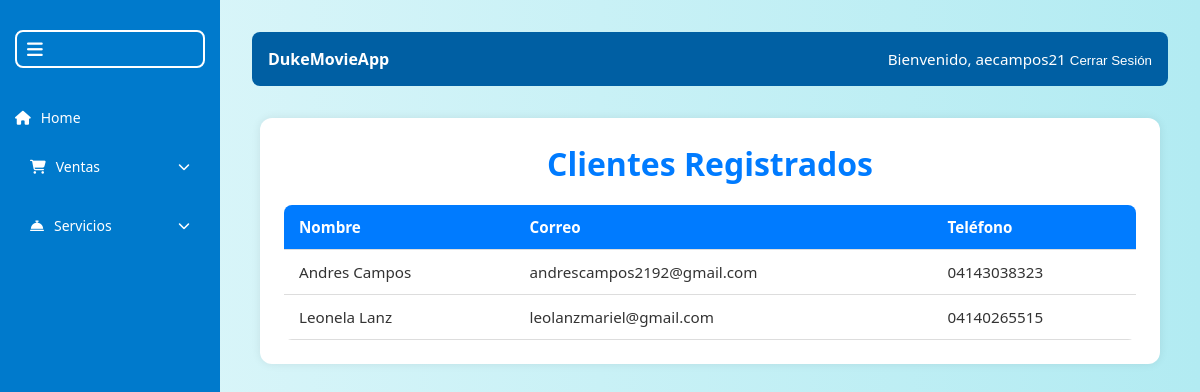
Screenshot of /crud/listar_clientes/ (signed in) with the database file from the repository.
### crud/models.py (models this page shows, shortened)
class Cliente(models.Model):
    nombre = models.CharField(max_length=100)
    correo = models.EmailField()
    telefono = models.CharField(max_length=15, blank=True, null=True)  # Agregado el campo teléfono

### crud/views.py (the view)
# urls.py: path('listar_clientes/', listar_clientes, name='listar_clientes'),
@login_required
def listar_clientes(request):
    clientes = Cliente.objects.all()
    return render(request, 'crud/listar_clientes.html', {'clientes': clientes})

### crud/templates/crud/listar_clientes.html
{% extends 'base.html' %}
{% block content %}
<div class="table-container">
    <h2 class="titulo">Clientes Registrados</h2>
    <div class="table-wrapper">
        <table class="styled-table">
            <thead>
                <tr>
                    <th>Nombre</th>
                    <th>Correo</th>
                    <th>Teléfono</th>
                </tr>
            </thead>
            <tbody>
                {% for cliente in clientes %}
                <tr>
                    <td>{{ cliente.nombre }}</td>
                    <td>{{ cliente.correo }}</td>
                    <td>{{ cliente.telefono }}</td>
                </tr>
                {% empty %}
                <tr>
                    <td colspan="3">No hay clientes registrados.</td>
                </tr>
                {% endfor %}
            </tbody>
        </table>
    </div>
</div>
{% endblock %}

### crud/templates/base.html (shortened to what this page needs)
{% load static %}
<!DOCTYPE html>
<html lang="es">
<head>
    <link rel="stylesheet" href="{% static 'css/styles.css' %}">
    <link rel="stylesheet" href="https://cdnjs.cloudflare.com/ajax/libs/font-awesome/6.5.0/css/all.min.css">
</head>
<body>
{% if user.is_authenticated %}
<div class="sidebar {% if sidebar_collapsed %}collapsed{% endif %}">
    <div class="toggle-btn" onclick="toggleSidebar()">
        <i class="fas fa-bars"></i>
    </div>
    <ul class="menu">
        <li>
            <a href="{% url 'dashboard' %}" class="{% if request.resolver_match.url_name == 'dashboard' %}active{% endif %}">
                <i class="fas fa-home"></i>
                <span class="menu-text">Home</span>
            </a>
        </li>
        <li class="has-submenu">
            <a href="#" onclick="toggleSubMenu('ventas-submenu')">
                <i class="fas fa-shopping-cart"></i>
                <span class="menu-text">Ventas</span>
                <i class="fas fa-chevron-down submenu-arrow"></i>
            </a>
        </li>
        <li class="has-submenu">
            <a href="#" onclick="toggleSubMenu('servicios-submenu')">
                <i class="fas fa-concierge-bell"></i>
                <span class="menu-text">Servicios</span>
                <i class="fas fa-chevron-down submenu-arrow"></i>
            </a>
        </li>
    </ul>
</div>
{% endif %}
<div class="{% if user.is_authenticated %}main-content{% else %}unauth-content{% endif %} {% if sidebar_collapsed %}collapsed{% endif %}">
    {% if user.is_authenticated %}
        <div class="top-bar">
            <div><strong>DukeMovieApp</strong></div>
            <div class="user-info">
                Bienvenido, {{ user.username }}
                <form id="logout-form" action="{% url 'logout' %}" method="post" style="display: inline;">
                    <button type="submit" style="background: none; border: none; color: white; cursor: pointer;">
                        Cerrar Sesión
                    </button>
                </form>
            </div>
        </div>
    {% endif %}
    {% block content %}{% endblock %}
</div>
</body>
</html>

### crud/static/css/styles.css (style rules this page uses)
* { margin: 0; padding: 0; box-sizing: border-box; }
body { font-family: 'Segoe UI', Tahoma, Geneva, Verdana, sans-serif; background: linear-gradient(to right, #e0f7fa, #b2ebf2); color: #333; min-height: 100vh; display: flex; }
.sidebar { width: 220px; background-color: #007acc; color: white; min-height: 100vh; transition: width 0.3s ease; overflow-x: hidden; position: fixed; top: 0; left: 0; padding-top: 20px; }
.sidebar ul { list-style: none; padding: 0; margin-top: 30px; }
.sidebar ul li { padding: 10px 15px; display: flex; align-items: center; }
.sidebar ul li a { color: white; text-decoration: none; display: flex; align-items: center; gap: 10px; font-size: 14px; transition: background 0.2s; width: 100%; }
.toggle-btn { background: none; border: 2px solid white; color: white; font-size: 18px; margin: 10px 15px; padding: 5px 10px; border-radius: 8px; cursor: pointer; }
.main-content { margin-left: 220px; padding: 2rem; width: 100%; transition: margin-left 0.3s ease; }
.top-bar { background-color: #005fa3; color: white; padding: 1rem; display: flex; justify-content: space-between; align-items: center; border-radius: 8px; margin-bottom: 2rem; }
.user-info { font-size: 0.95rem; }
.has-submenu { display: flex; flex-direction: column; }
.has-submenu > a { display: flex; align-items: center; justify-content: space-between; padding: 10px 15px; color: white; text-decoration: none; border-radius: 6px; transition: background-color 0.2s; cursor: pointer; width: 100%; }
.submenu-arrow { font-size: 12px; margin-left: auto; }
.titulo { font-size: 1.8rem; margin-bottom: 20px; color: #007acc; text-align: center; }
.table-wrapper { overflow-x: auto; }
.table-container { margin: 2rem auto; padding: 1.5rem; max-width: 900px; background-color: #ffffff; border-radius: 12px; box-shadow: 0 0 10px rgba(0, 0, 0, 0.08); }
.styled-table { width: 100%; border-collapse: collapse; font-size: 0.95rem; border-radius: 8px; overflow: hidden; }
.styled-table thead { background-color: #007BFF; color: #ffffff; text-align: left; }
.styled-table th, .styled-table td { padding: 12px 15px; border-bottom: 1px solid #ddd; }
.sidebar .menu-text { display: inline; }
.titulo { font-size: 2rem; margin-bottom: 20px; text-align: center; color: #007bff; }

### rows the page displays
Cliente: nombre "Andres Campos", correo "andrescampos2192@gmail.com", telefono "04143038323"
Cliente: nombre "Leonela Lanz", correo "leolanzmariel@gmail.com", telefono "04140265515"

### other values shown
{{ user.username }} "aecampos21"
